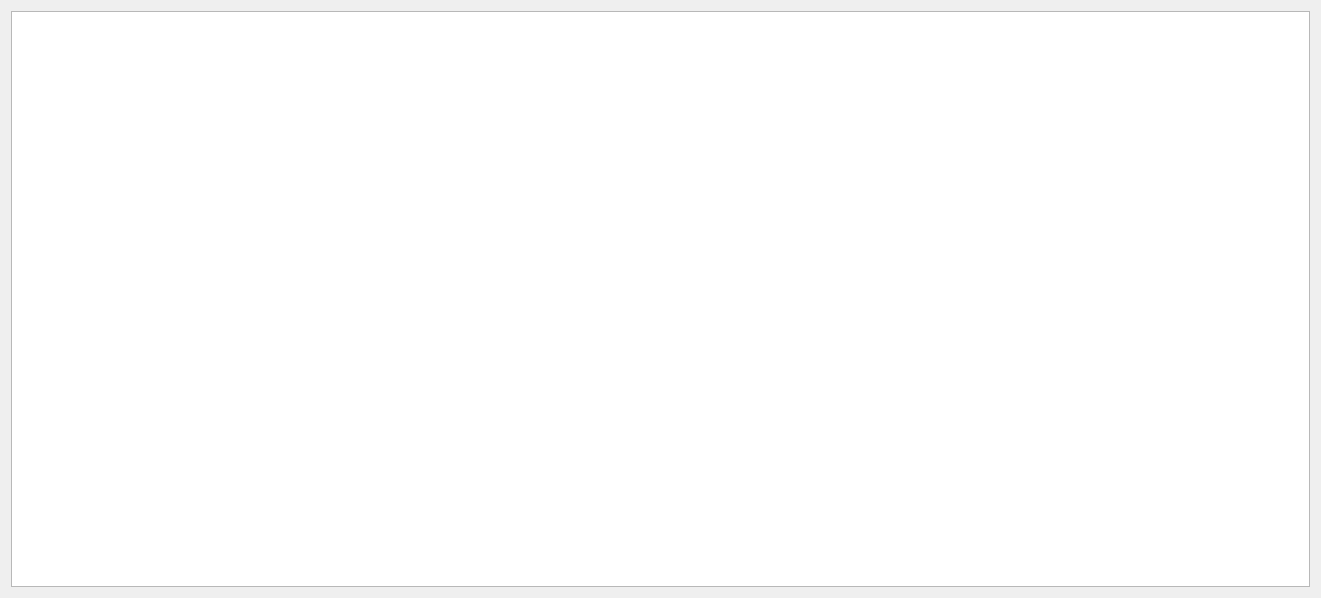
<?xml version="1.0" encoding="UTF-8"?>
<ui version="4.0">
 <class>CompetenceManager</class>
 <widget class="QDialog" name="CompetenceManager">
  <property name="geometry">
   <rect>
    <x>0</x>
    <y>0</y>
    <width>1321</width>
    <height>598</height>
   </rect>
  </property>
  <property name="windowTitle">
   <string>Gestionnaire des compétences</string>
  </property>
  <layout class="QHBoxLayout" name="layout_main" stretch="0">
   <item>
    <layout class="QVBoxLayout" name="verticalLayout">
     <item>
      <widget class="QGraphicsView" name="graphicsView">
       <property name="verticalScrollBarPolicy">
        <enum>Qt::ScrollBarAlwaysOff</enum>
       </property>
       <property name="horizontalScrollBarPolicy">
        <enum>Qt::ScrollBarAlwaysOff</enum>
       </property>
       <property name="renderHints">
        <set>QPainter::Antialiasing|QPainter::HighQualityAntialiasing|QPainter::TextAntialiasing</set>
       </property>
       <property name="viewportUpdateMode">
        <enum>QGraphicsView::FullViewportUpdate</enum>
       </property>
      </widget>
     </item>
     <item>
      <layout class="QHBoxLayout" name="layout_buttons"/>
     </item>
    </layout>
   </item>
  </layout>
 </widget>
 <resources/>
 <connections/>
</ui>
